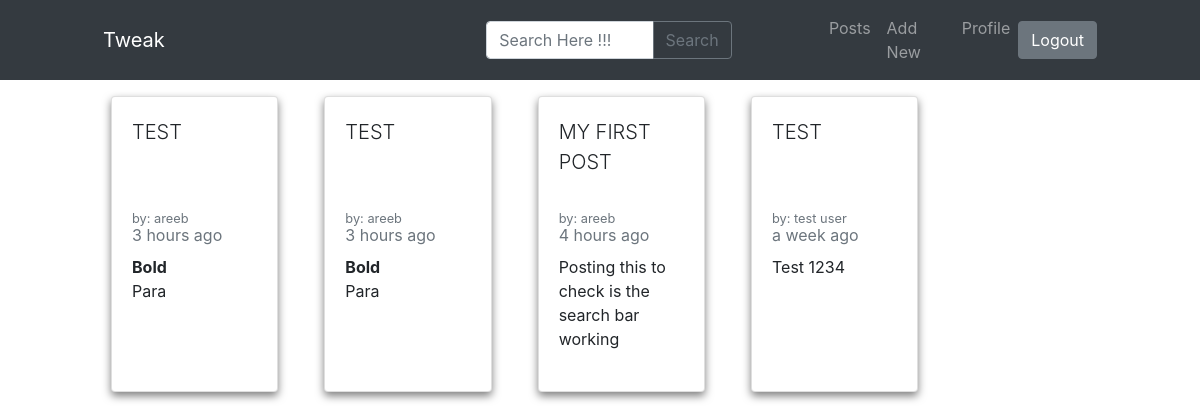
Page /posts (signed in) on the earlier database version.
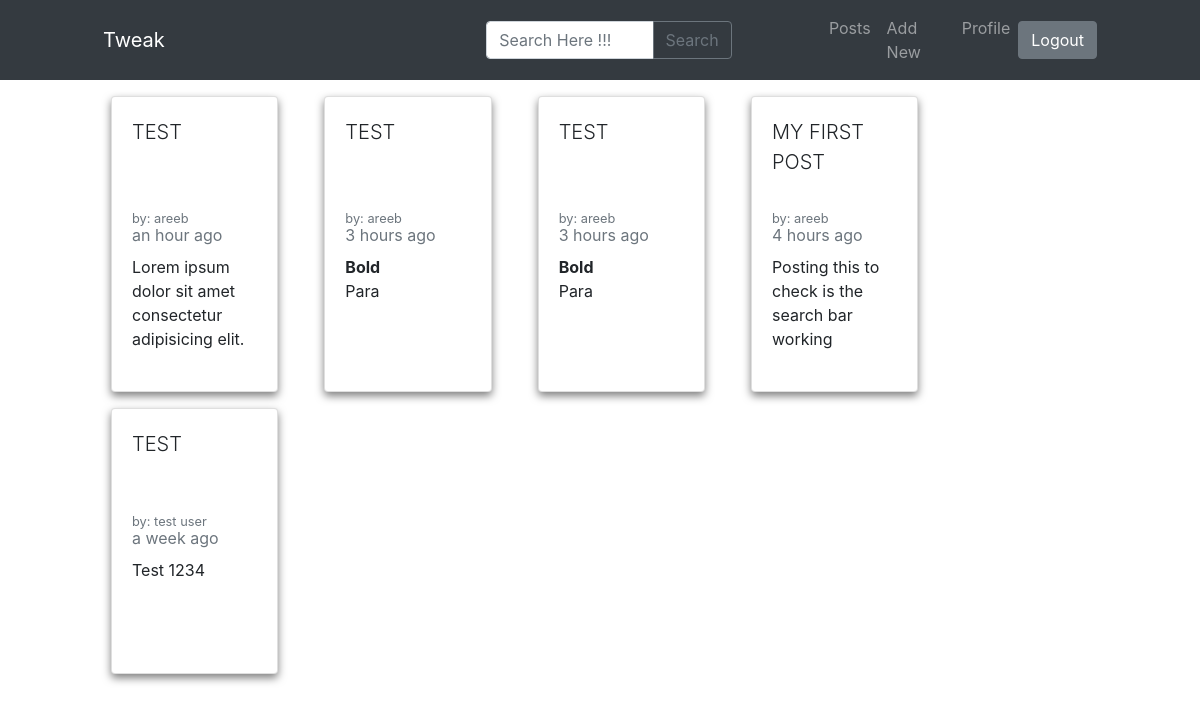
Same page on the later database version.
### app.py (models this page shows)
class Posts(db.Model):
    id = db.Column(db.Integer, primary_key=True)
    post_id = db.Column(db.String(30), nullable=False)
    post_by = db.Column(db.String(15), nullable=False)
    post_title = db.Column(db.String(80), nullable=False)
    post_body = db.Column(db.String(25000), nullable=False)
    post_created = db.Column(db.DateTime, default = datetime.utcnow)

### app.py (the view)
@app.route('/posts')
@login_required
def posts():
    posts = Posts.query.order_by(desc(Posts.post_created)).all()
    return render_template('posts.html',
                            posts=posts,
                            name = current_user.username
                            )

### app.py (called while the page is built)
@login_manager.user_loader
def load_user(user_id):
    return User.query.get(int(user_id))

### filters.py (called while the page is built)
def datetimeformat(date_str):
    dt = arrow.get(date_str)
    return dt.humanize()

### templates/posts.html (shortened to what this page needs)
{% extends "base.html" %}
{% block head %}
<link href="https://unpkg.com/tailwindcss@^1.0/dist/tailwind.min.css" rel="stylesheet">
{% endblock %}
{% block header %}
<div class="inline-block">
<a href="{{ url_for('logout') }}">
  <button type="button" class="btn btn-secondary d-flex">Logout</button>
</a>
</div>
{% endblock %}
{% block body %}
<div class="container mt-16 mb-24 ">
  <div class="row">
    <div class="col-lg-10 p-0 m-0">
      <div class="container">
        <div class="row">
          {% if posts|length < 1 %}
            <h2>Nothing Posted Yet</h2>
            {% else %}
            {% for post in posts %}
            <div class="col-lg-3 mt-3">
              <a href="{{ url_for('post', postid=post.post_id) }}">
                <div class="card h-100 m-2 mb-3 mt-3" style="box-shadow: 0 4px 8px 0 rgba(0, 0, 0, 0.5); ">
                  <div class="card-body" style="position:relative;">
                    <p class="card-title text-uppercase lead" style="overflow: hidden; position: relative; height: 30%;  max-height: 15ch;">
                      {{ post.post_title }}
                    </p>
                    <small class="card-subtitle mb-2 text-muted">by: {{ post.post_by }}</small>
                    <p class="card-subtitle mb-2 text-muted">{{ post.post_created | datetimeformat }}</p>
                    <div class="card-text" style="overflow: hidden; height: 100px;"> {{ post.post_body | safe }} </div>
                  </div>
                </div>
              </a>
            </div>
            {% endfor %}
          {% endif %}
          <div class="col-lg-6 mt-5">
          </div>
        </div>
      </div>
    </div>
  </div>
</div>
{% endblock %}

Differences in the rows shown:
added Posts: post_title "TEST", post_by "areeb", post_created "an hour ago", post_body "Lorem ipsum dolor sit amet consectetur adipisicing elit.…"
